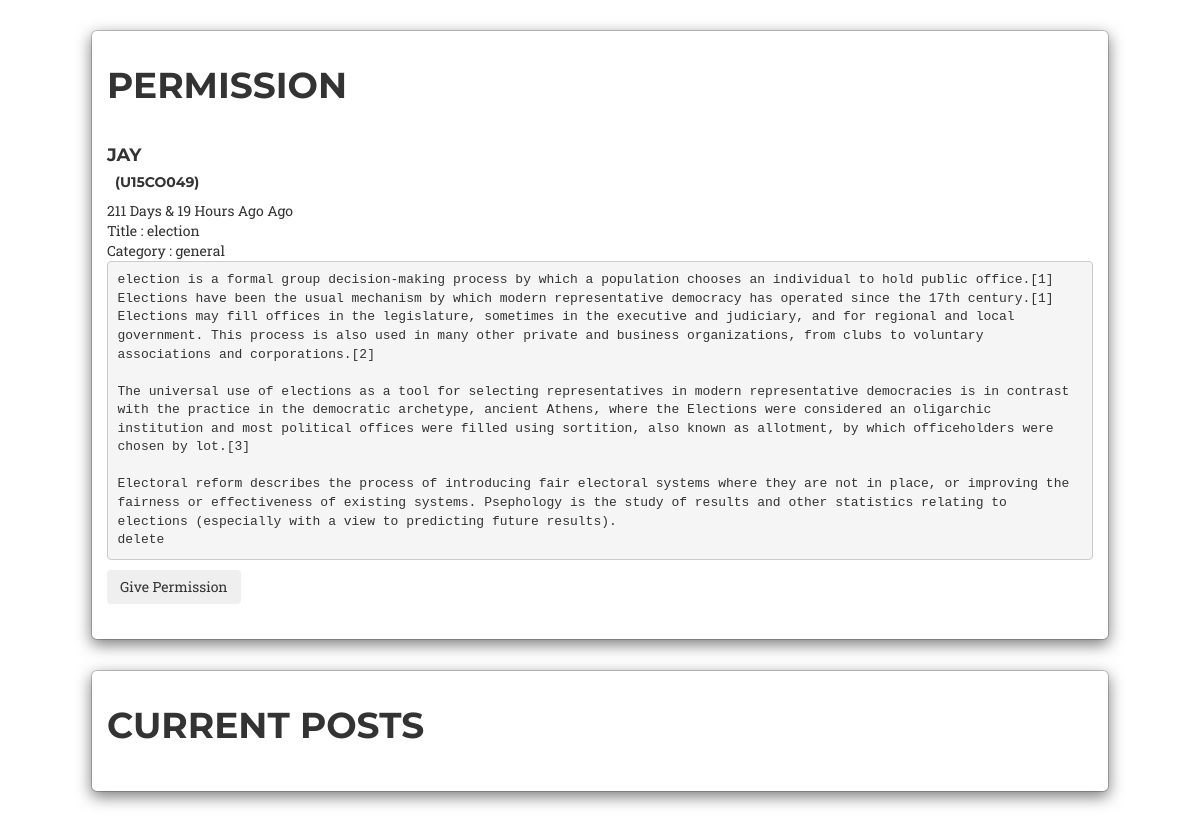
The app's page /php/admin/permission.php with its own data.
### tables this page shows
CREATE TABLE `post` (
  `pid` int(110) NOT NULL,
  `uid` varchar(100) NOT NULL,
  `content` text NOT NULL,
  `permission` int(11) NOT NULL,
  `title` varchar(255) NOT NULL,
  `category` varchar(255) NOT NULL,
  `time` int(11) NOT NULL,
  `name` varchar(255) NOT NULL
);

### php/admin/permission.php (the view, shortened to what this page needs)
<!DOCTYPE html>
   <html>
   <head>
    <link href="../../vendor/bootstrap/css/bootstrap.css" rel="stylesheet">
    <link href="vendor/font-awesome/css/font-awesome.min.css" rel="stylesheet" type="text/css">
    <link href="../../css/agency.min.css" rel="stylesheet">
   </head>
   <body>
   <div  >
        <div class="modal-dialog">
            <div class="modal-content">
                            <div class="modal-body">
                                <h1>PERMISSION</h1>
                                <br>
                                <?php
                                    $d=array();
                                    $data=mysqli_connect("localhost","root","","drogon") or die();
                                    $m=0;
                                            $db=mysqli_query($data,"SELECT `pid` FROM post WHERE `permission`='0'");
                                            foreach ($db as $key) {
                                                $d[$m]=$key['pid'];
                                                $m++;
                                            }
                                            sort($d);
                                        for($j=($m-1);$j>=0;$j--)
                                        {
                                            $db=mysqli_query($data,"SELECT `uid`,`pid`,`content`,`title`,`category`,`time`,`name` FROM post WHERE `pid`='$d[$j]'");
                                            $db=mysqli_fetch_assoc($db);
                                            $userid=$db['uid'];
                                            $fn=$db['name'];
                                            $fn=ucfirst($fn);
                                            $cn=$db['content'];
                                            $tl=$db['title'];
                                            $ct=$db['category'];
                                            $time=$db['time'];
                                            $userid=strtoupper($userid);
                                            $time2=time();
                                            $diff=$time2-$time;
                                            $df=(int)$diff/3600;
                                            if($df<1)
                                            {
                                                if((int)($diff/60)<2)
                                                {
                                                    if((int)($diff/60)<1)
                                                    {
                                                        $df="Just Now";
                                                    }
                                                    else{
                                                        $df="1 Minute";
                                                    }
                                                }
                                                else
                                                {
                                                    $df=((int)($diff/60))." Minutes";
                                                }
                                            }
                                            elseif($df<24)
                                            {
                                                $df=(int)$df." Hours Ago";
                                            }
                                            else
                                            {
                                                $temp=$df;
                                                $df = ((int)($df/24))." Days & ".((int)($temp%24))." Hours Ago";
                                            }
                                                echo "<div >";
                                                echo "<div ><h4>$fn</h4><div> <h5>&nbsp;&nbsp;($userid)</h5></div></div>";
                                                echo "<div >$df  Ago</div>";
                                                echo "<div >Title : $tl</div>";
                                                echo "<div >Category : $ct</div>";
                                                echo "<pre  row='3' style='white-space:pre-wrap; word-break:keep-all'><div>$cn</div></pre>";
                                                echo "<form method='post' action='permission.php'>";
                                                echo "<input type=submit name=postbutton class=btn btn-primary value=Give&nbsp;Permission></form>";
                                                echo "</div><br>";
                                        }
                                ?>
                            </div>
            </div>
        </div>
    </div>
    <div  >
        <div class="modal-dialog">
            <div class="modal-content">
                            <div class="modal-body">
                                <h1>CURRENT POSTS</h1>
                                <br>
                            </div>
            </div>
        </div>
    </div>
   </body>
   </html>

### records on screen
post: name "JAY", uid "U15CO049", time "211 Days & 19 Hours Ago", title "election", category "general", content "election is a formal group decision-making process by which a population chooses an individual to hold public office.[1] Elections have been the usual mechanism by which modern representative democracy has operated since the 17th century.[1] Elections may fill offices in the legislature, sometimes in the executive and judiciary, and for regional and local government. This process is also used in many other private and business organizations, from clubs to voluntary associations and corporations.[2] The universal use of elections as a tool for selecting representatives in modern representative democracies is in contrast with the practice in the democratic archetype, ancient Athens, where the…"
